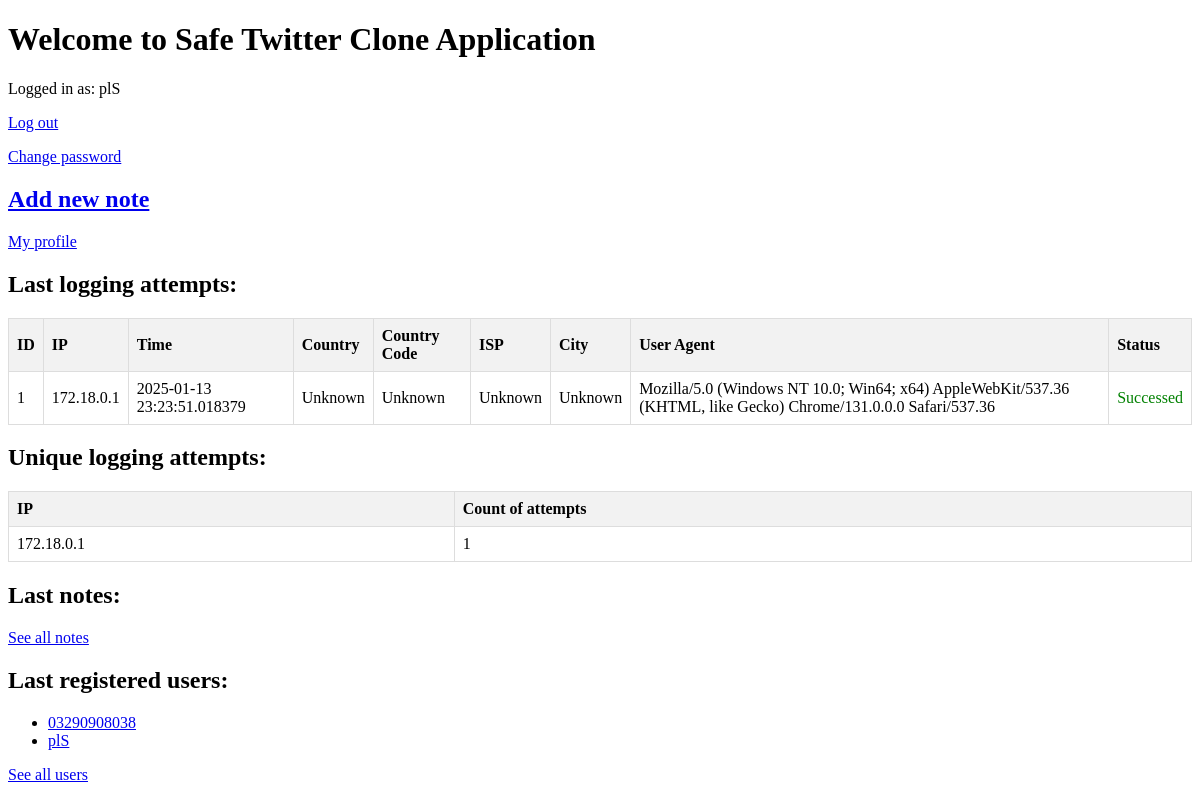
The page / (signed in) on the database its author committed.
### tables this page shows
CREATE TABLE users (
                id INTEGER PRIMARY KEY AUTOINCREMENT,
                username TEXT UNIQUE NOT NULL,
                private_key TEXT NOT NULL,
                public_key TEXT NOT NULL,
                password TEXT NOT NULL,
                totp_secret TEXT NOT NULL,
                email TEXT UNIQUE NOT NULL
            );

CREATE TABLE login_attempts (
                id INTEGER PRIMARY KEY AUTOINCREMENT,
                user_id INTEGER,
                ip_address TEXT NOT NULL,
                login_time TEXT NOT NULL,
                country TEXT,
                country_code TEXT,
                isp TEXT,
                city TEXT,
                user_agent TEXT NULL,
                success INTEGER NOT NULL NOT NULL,
                FOREIGN KEY(user_id) REFERENCES users(id)
            );

### app.py (the view)
@app.route('/')
def index():
    notes = get_latest_notes(limit=5)
    users = get_latest_users(limit=5)
    user_id = session.get('user_id')
    current_user = None
    login_attempts = []
    unique_ips = []
    if user_id:
        current_user = get_user_basic_data_by_id(user_id)
        if current_user:
            login_attempts = get_login_attempts(user_id, limit=10)
            unique_ips = get_unique_ips(user_id)
    return render_template('index.html', notes=notes, users=users, current_user=current_user, login_attempts=login_attempts, unique_ips=unique_ips)

### app.py (called while the page is built)
@app.after_request
def set_csp(response):
    response.headers['Content-Security-Policy'] = CSP_POLICY
    return response

@app.before_request
def before_request_actions():
    if 'user_id' in session:
        session.permanent = True
    if request.method == 'POST':
        endpoint = request.endpoint
        if endpoint in HONEYPOT_ROUTES:
            honeypot = request.form.get('honeypot', '')
            if honeypot:
                abort(403)

### db.py (called while the page is built)
def get_user_basic_data_by_id(user_id):
    conn = sqlite3.connect(DB_PATH)
    c = conn.cursor()
    c.execute('SELECT id, username, public_key FROM users WHERE id=?', (user_id,))
    row = c.fetchone()
    conn.close()
    return row

def get_latest_notes(limit=None):
    conn = sqlite3.connect(DB_PATH)
    c = conn.cursor()
    if limit is not None:
        c.execute('SELECT notes.id, notes.title, users.username FROM notes JOIN users ON notes.user_id = users.id ORDER BY notes.id DESC LIMIT ?', (limit,))
    else:
        c.execute('SELECT notes.id, notes.title, users.username FROM notes JOIN users ON notes.user_id = users.id ORDER BY notes.id DESC')
    rows = c.fetchall()
    conn.close()
    return rows

def get_latest_users(limit=None):
    conn = sqlite3.connect(DB_PATH)
    c = conn.cursor()
    if limit is not None:
        c.execute('SELECT id, username FROM users ORDER BY id DESC LIMIT ?', (limit,))
    else:
        c.execute('SELECT id, username FROM users ORDER BY id DESC')  # Bez limitu
    rows = c.fetchall()
    conn.close()
    return rows

def get_unique_ips(user_id):
    conn = sqlite3.connect(DB_PATH)
    c = conn.cursor()
    c.execute('''
        SELECT ip_address, COUNT(*) AS attempts
        FROM login_attempts
        WHERE user_id = ?
        GROUP BY ip_address
        ORDER BY attempts DESC
    ''', (user_id,))
    rows = c.fetchall()
    conn.close()
    return rows

def get_login_attempts(user_id, limit=100):
    conn = sqlite3.connect(DB_PATH)
    c = conn.cursor()
    c.execute('''
        SELECT id, ip_address, login_time, country, country_code, isp, city, user_agent, success
        FROM login_attempts
        WHERE user_id = ?
        ORDER BY login_time DESC
        LIMIT ?
    ''', (user_id, limit))
    rows = c.fetchall()
    conn.close()
    return rows

### templates/index.html (shortened to what this page needs)
<!DOCTYPE html>
<html lang="pl">
<head>
    <link rel="stylesheet" href="{{ url_for('static', filename='css/styles.css') }}">
</head>
<body>
    <h1>Welcome to Safe Twitter Clone Application</h1>
    {% if current_user %}
        <p>Logged in as: {{ current_user[1] }}</p>
        <p><a href="{{ url_for('logout') }}">Log out</a></p>
        <a href="{{ url_for('change_password') }}">Change password</a>
        <h2><a href="{{ url_for('add_note') }}">Add new note</a></h2>
        <p><a href="/user/{{ current_user[0] }}">My profile</a></p>
        <h2>Last logging attempts:</h2>
        {% if login_attempts %}
            <table>
                <tr>
                    <th>ID</th>
                    <th>IP</th>
                    <th>Time</th>
                    <th>Country</th>
                    <th>Country Code</th>
                    <th>ISP</th>
                    <th>City</th>
                    <th>User Agent</th>
                    <th>Status</th>
                </tr>
                {% for attempt in login_attempts %}
                <tr>
                    <td>{{ attempt[0] }}</td>
                    <td>{{ attempt[1] }}</td>
                    <td>{{ attempt[2] }}</td>
                    <td>{{ attempt[3] }}</td>
                    <td>{{ attempt[4] }}</td>
                    <td>{{ attempt[5] }}</td>
                    <td>{{ attempt[6] }}</td>
                    <td>{{ attempt[7] }}</td>
                    <td>
                        {% if attempt[8] == 1 %}
                            <span class="success">Successed</span>
                        {% else %}
                            <span class="fail">Failed</span>
                        {% endif %}
                    </td>
                </tr>
                {% endfor %}
            </table>
        {% else %}
            <p>No data about last logging attempts.</p>
        {% endif %}
        <h2>Unique logging attempts:</h2>
        {% if unique_ips %}
            <table>
                <tr>
                    <th>IP</th>
                    <th>Count of attempts</th>
                </tr>
                {% for ip, count in unique_ips %}
                <tr>
                    <td>{{ ip }}</td>
                    <td>{{ count }}</td>
                </tr>
                {% endfor %}
            </table>
        {% else %}
            <p>No unique IP.</p>
        {% endif %}
    {% else %}
        <p><a href="{{ url_for('login') }}">Login</a> or <a href="{{ url_for('register') }}">Register</a></p>
    {% endif %}
    <h2>Last notes:</h2>
    <p><a href="{{ url_for('all_notes') }}">See all notes</a></p>
    <h2>Last registered users:</h2>
    <ul>
        {% for user in users %}
            <li><a href="/user/{{ user[0] }}">{{ user[1] }}</a></li>
        {% endfor %}
    </ul>
    <p><a href="{{ url_for('all_users') }}">See all users</a></p>
</body>
</html>

### static/css/styles.css (style rules this page uses)
.success { color: green; }
table { width: 100%; border-collapse: collapse; }
th, td { border: 1px solid #ddd; padding: 8px; text-align: left; }
th { background-color: #f2f2f2; }

### rows shown on the page
users: username "plS"
login_attempts: id "1", ip_address "172.18.0.1", login_time "2025-01-13 23:23:51.018379", country "Unknown", country_code "Unknown", isp "Unknown", city "Unknown", user_agent "Mozilla/5.0 (Windows NT 10.0; Win64; x64) AppleWebKit/537.36 (KHTML, like Gecko) Chrome/131.0.0.0 Safari/537.36", success "Successed"
users: username "03290908038"

### other values the page prints
{{ ip }} "172.18.0.1"
{{ count }} "1"
